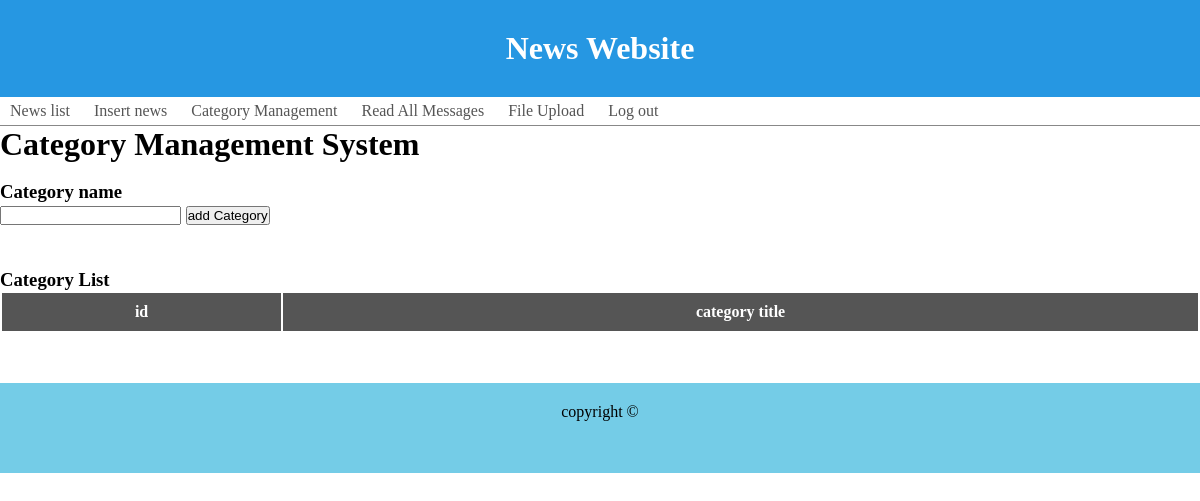
The app's page /admin/cat_mang (signed in), older data.
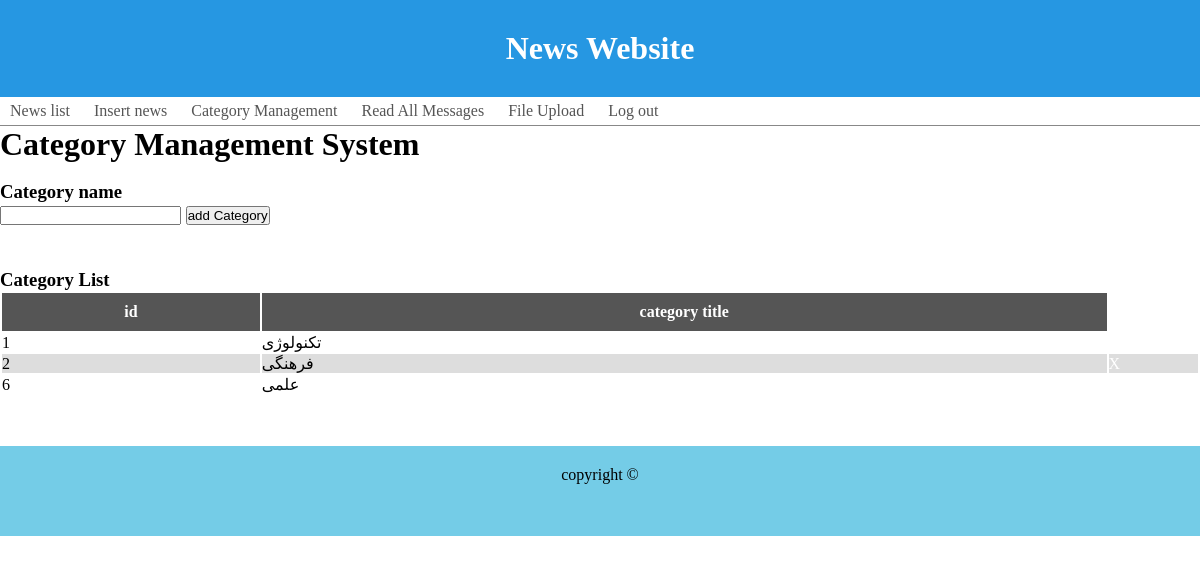
The same page, newer data.
### tables this page shows
CREATE TABLE `news_cat` (
  `id` int(20) NOT NULL,
  `title` varchar(20) NOT NULL
);

### Lib/View.php (called while the page is built, shortened)
<?php
	class View
	{
		public function render($view_name, $data = null)
		{
			require "Views/" . $view_name . ".php";
		}
	}

### Controllers/adminController.php (called while the page is built, shortened)
<?php
  class adminController extends Controller
  {
	public function cat_mang(){
		$allcat = $this->model->cat_get();
		$data['allcat'] = $allcat;
		$this->view->render("admin/_include/header_view");
		$this->view->render("admin/cat_mang",$data);
		$this->view->render("front/_include/footer_view");
	}
  }

### Lib/Bootstrap.php (called while the page is built, shortened)
<?php
	class Bootstrap
	{
		function __construct()
		{
		  if(!isset($_GET['page']) || $_GET['page'] == "index.php")
		  {
			$page= "main";
		  } else {
			$page = $_GET['page'];
		  }
		  $arr = explode("/", $page);
		  $controller = new $ctrl();
		  $controller->loadModel($arr[0]);
		  if(isset($arr[1])){
			  $method = $arr[1];
		  } else {
			  $method = "index";
		  }
		  $controller->{$method}();
		}
	}

### index.php (called while the page is built, shortened)
<?php
  include('Lib/Bootstrap.php');
  include('Lib/Controller.php');
  include('Lib/View.php');
  include('Lib/DB.php');
  $app = new Bootstrap();
  ?>

### Lib/Controller.php (called while the page is built, shortened)
<?php
	class Controller
	{
		public function loadModel($model_name){
		    $model = "Models/" . ucwords($model_name) . ".php";
		    if(file_exists($model)){
		        $this->model = new $model_name();
            }
        }
	}

### Lib/DB.php (called while the page is built, shortened)
<?php
    class DB
    {
        function __construct()
        {
            $this->db = new mysqli(HOST, DB_USERNAME, DB_PASS, DB_NAME);
            mysqli_set_charset($this->db,"utf8");
        }
        public function select ($sql)
        {
            return $this->db->query($sql);
        }
    }

### Models/Admin.php (called while the page is built, shortened)
<?php
    class Admin extends DB
    {
        public function cat_get(){
            return $this->select("SELECT * FROM `news_cat` ");
        }
    }

### Views/admin/cat_mang.php (the view)
<html>
	<body>
	<h1>Category Management System</h1><br>
		<form method="POST" action="/admin/cat_add">
		<h3>Category name<br> <input type="text" name="category">
        <input type="submit" width="48" height="48" value="add Category" name="submit">
		</form>
		<br><br><br>
	<h3>Category List</h3>
		<table>
		<tr>
			<th>id</th>
			<th>category title</th>
		</tr>
		<?php
			while($cat = $allcat->fetch_assoc()){
		?>
		<tr>
			<td><?php echo $cat["id"]; ?></td>
			<td><?php echo $cat["title"]; ?></td>
			<td><a class="remove" href="./cat_delete&id=<?php echo $cat["id"]; ?>">X</a></td>
		</tr>
		<?php
			}
		?>
		</table>
    </body>
<html>

### Views/admin/_include/header_view.php (shortened to what this page needs)
<html>
<head>
    <link rel="stylesheet" href="<?= BASE_URL ?>public/assets/admin/css/style.css">
</head>
<body>
<div class="site-header">
        <h1>
            <a class="link" href="<?= BASE_URL ?>">News Website</a>
        </h1>
</div>
    <div class="navigation">
        <ul>
            <li><a href="/admin/getNews">News list</a> </li>
            <li><a href="/admin/addNews">Insert news</a> </li>
            <li><a href="/admin/cat_mang">Category Management</a> </li>
            <li><a href="/admin/show_messages">Read All Messages</a> </li>
            <li><a href="/admin/upload">File Upload</a> </li>
            <li><a href="/admin/logout">Log out</a> </li>
        </ul>
    </div>

### Views/front/_include/footer_view.php (shortened to what this page needs)
        <div class="push"></div>
        <div class="site-footer">
            copyright ©
        </div>
    </body>
</html>

### public/assets/admin/css/style.css (style rules this page uses)
th { background: #555; color: #fff; padding: 10px; border: none; }
tr:nth-child(odd) { background: #ddd; }
* { margin: 0; padding: 0; }
body { display: flex; flex-direction: column; }
.site-header { background: rgb(38, 151, 226); padding: 30px 0; text-align: center; }
.site-footer { background: rgb(116, 204, 231); padding: 20px 0; text-align: center; flex-shrink: 0; }
.site-footer, .push { height: 50px; }
.navigation ul { list-style-type: none; border-bottom: 1px solid #888; }
.navigation ul li { display: inline-block; padding: 5px 10px; }
.navigation ul li a { color: #555; }
.form-group .require, a.remove { color: #f00; }
a:visited, a:link, a.link { color: white; text-decoration: none; }

Row changes from the older to the newer data that the page shows:
added news_cat: id "1", title "تکنولوژی"
added news_cat: id "2", title "فرهنگی"
added news_cat: id "6", title "علمی"
